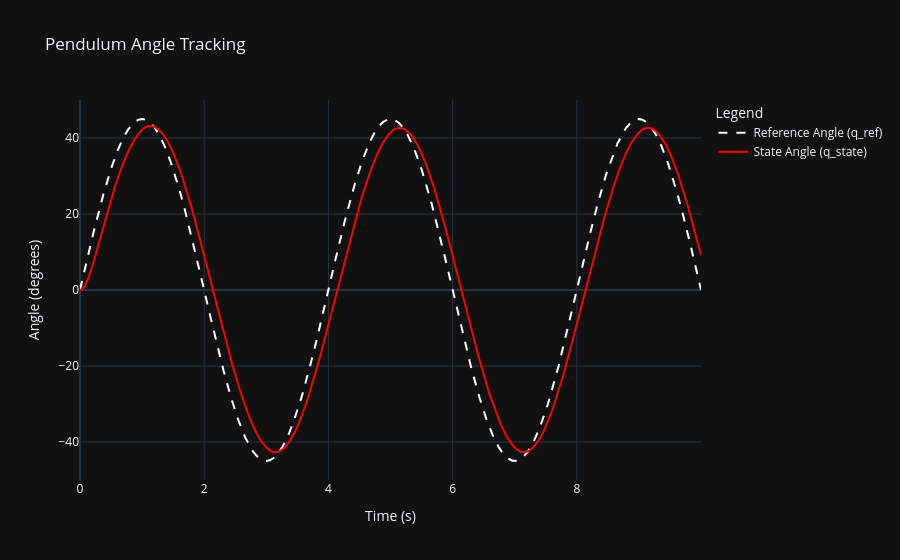

The cell this chart's notebook holds for it:
### Markdown cell above
**7. Plot the results**

### Code cell
import numpy as np
t_vals = [row['t'] for row in rows]
q_ref_vals = [np.rad2deg(row['q_ref']) for row in rows]
q_state_vals = [np.rad2deg(row['q_state']) for row in rows]

# Create a simple plotly figure for the q_ref and q_state over time
import plotly.graph_objects as go
fig = go.Figure()
fig.add_trace(go.Scatter(x=t_vals, y=q_ref_vals, mode='lines',
                            name='Reference Angle (q_ref)', line=dict(color='white', dash='dash')))
fig.add_trace(go.Scatter(x=t_vals, y=q_state_vals, mode='lines',
                            name='State Angle (q_state)', line=dict(color='red')))
fig.update_layout(title='Pendulum Angle Tracking',
                  xaxis_title='Time (s)',
                  yaxis_title='Angle (degrees)',
                  legend_title='Legend',
                  template='plotly_dark')
fig.show()

### Figure 1 — Plotly figure (JSON) as saved in the notebook; plotly's stock layout.template omitted (floating-point values rounded to 4 significant figures; data arrays with more than 128 entries replaced by an {"elided": "..."} marker saying what was removed)
{"data": [{"line": {"color": "white", "dash": "dash"}, "mode": "lines", "name": "Reference Angle (q_ref)", "type": "scatter", "x": {"elided": "10000 float values"}, "y": {"elided": "10000 float values"}}, {"line": {"color": "red"}, "mode": "lines", "name": "State Angle (q_state)", "type": "scatter", "x": {"elided": "10000 float values"}, "y": {"elided": "10000 float values"}}], "layout": {"legend": {"title": {"text": "Legend"}}, "title": {"text": "Pendulum Angle Tracking"}, "xaxis": {"title": {"text": "Time (s)"}}, "yaxis": {"title": {"text": "Angle (degrees)"}}}}
